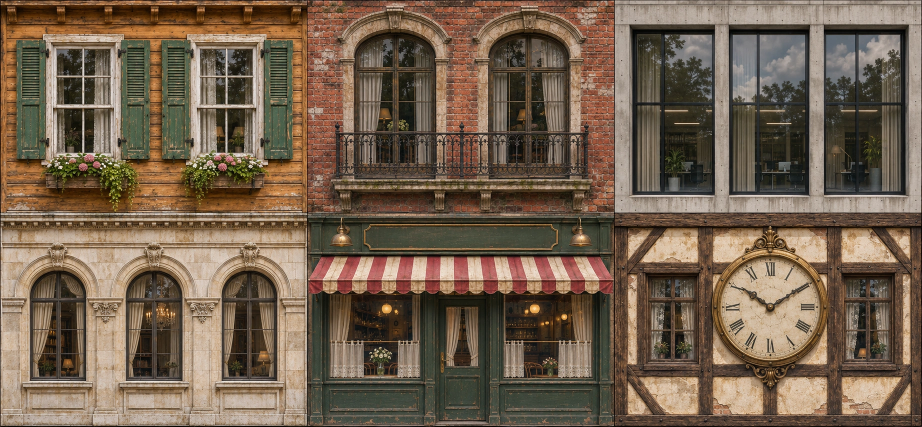
#> input picture tools/tower-assets/source-facades-v3.webp, 1843 x 853 px, given in place of site-photographic-v3.webp, which was not available (shown at 1/2 size)
$ python optimize_runtime.py
#> lines starting #> are read from the running program, lines starting #| are printed output that depends on the picture
"""Build immutable, right-sized Tower Rush runtime textures from source assets."""
from pathlib import Path
from PIL import Image
from io import BytesIO
import hashlib, json

root = Path(__file__).resolve().parents[2]
source = root / 'artifacts/3d-game/public/media/tower-rush'
output = source / 'optimized'
output.mkdir(exist_ok=True)
assets = {}
before = after = 0
seen_sources = set()

def asset(key, relative, size, quality=84, lossless=False):
#> called with key = 'site', relative = 'site-photographic-v3.webp', size = (1280, 720), quality = 82, lossless = False
    global before, after
    file = source / relative
    picture = Image.open(file)
#> picture is the input picture: PIL image 1843x853 RGB; mean R, G, B 115.8, 97.2, 78.4
    picture.thumbnail(size, Image.Resampling.LANCZOS)
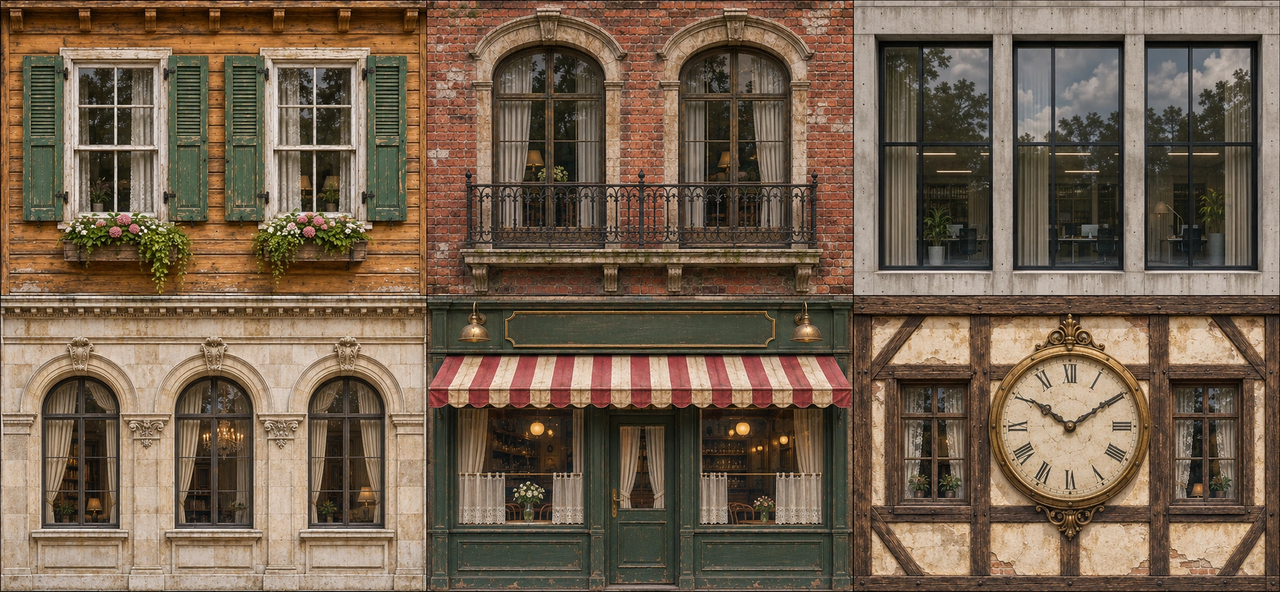
#> picture: PIL image 1280x592 RGB; mean R, G, B 115.8, 97.2, 78.4
    buffer = BytesIO()
    picture.save(buffer, format='WEBP', quality=quality, lossless=lossless, method=6)
    data = buffer.getvalue()
    name = f'{key}-{hashlib.sha256(data).hexdigest()[:12]}.webp'
    (output / name).write_bytes(data)
    assets[key] = f'media/tower-rush/optimized/{name}'
    if file not in seen_sources:
#> (the run stopped early here; a loop or call above may not have finished)

$ run again, on tools/tower-assets/runway-v4/Mobile.webp
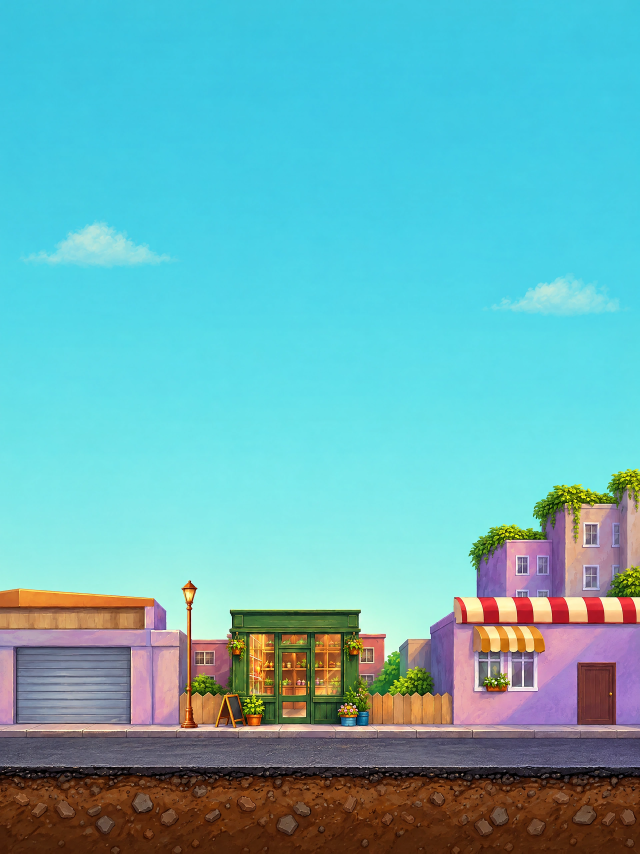
#> input picture tools/tower-assets/runway-v4/Mobile.webp, 1920 x 2560 px, given in place of site-photographic-v3.webp, which was not available (shown at 1/3 size)
#> in asset, picture is the input picture: PIL image 1920x2560 RGB; mean R, G, B 103.2, 178.5, 184.4
#> in asset, `picture.thumbnail(size, Image.Resampling.LANCZOS)`:
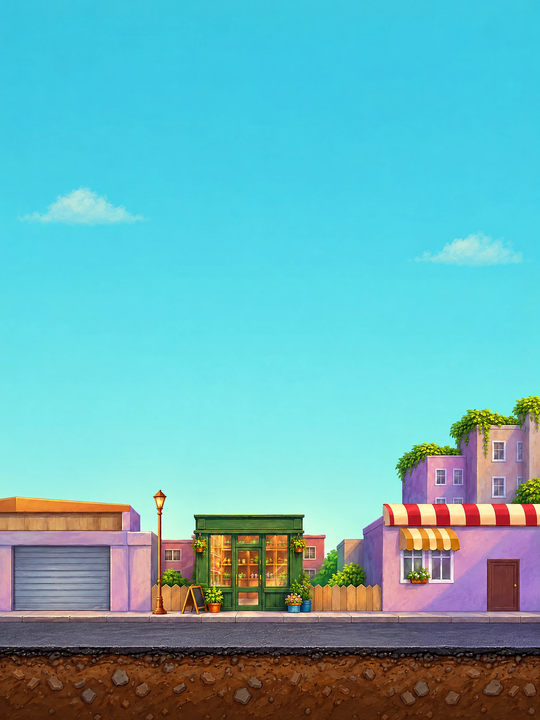
#> picture: PIL image 540x720 RGB; mean R, G, B 103.2, 178.5, 184.4

$ run again, on tools/tower-assets/runway-v4/blue.webp
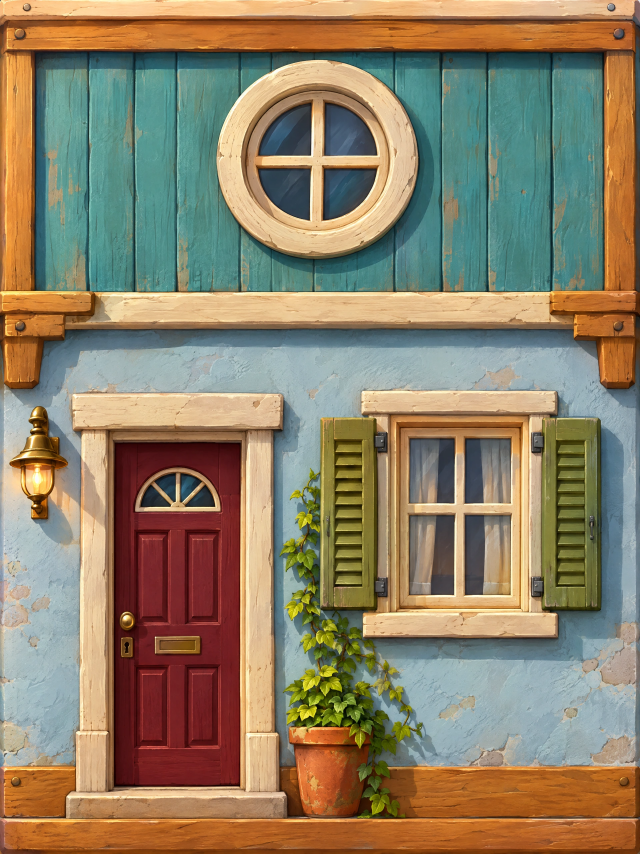
#> input picture tools/tower-assets/runway-v4/blue.webp, 1920 x 2560 px, given in place of site-photographic-v3.webp, which was not available (shown at 1/3 size)
#> in asset, picture is the input picture: PIL image 1920x2560 RGB; mean R, G, B 142.2, 128.6, 103
#> in asset, `picture.thumbnail(size, Image.Resampling.LANCZOS)`:
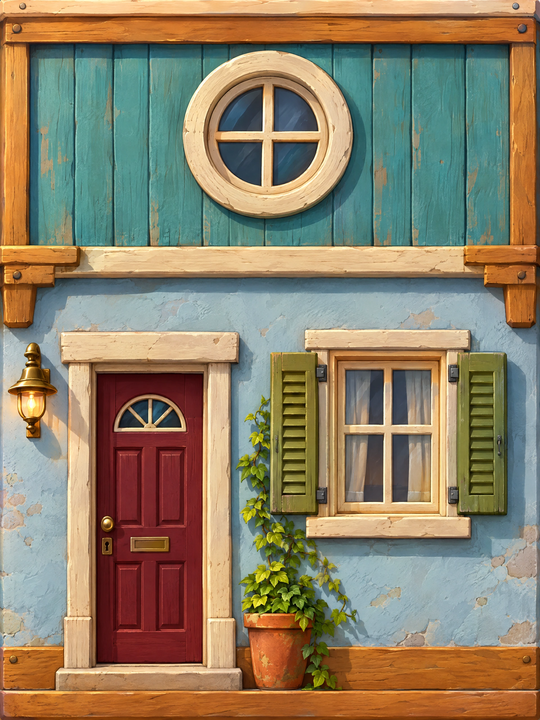
#> picture: PIL image 540x720 RGB; mean R, G, B 142.2, 128.6, 103
